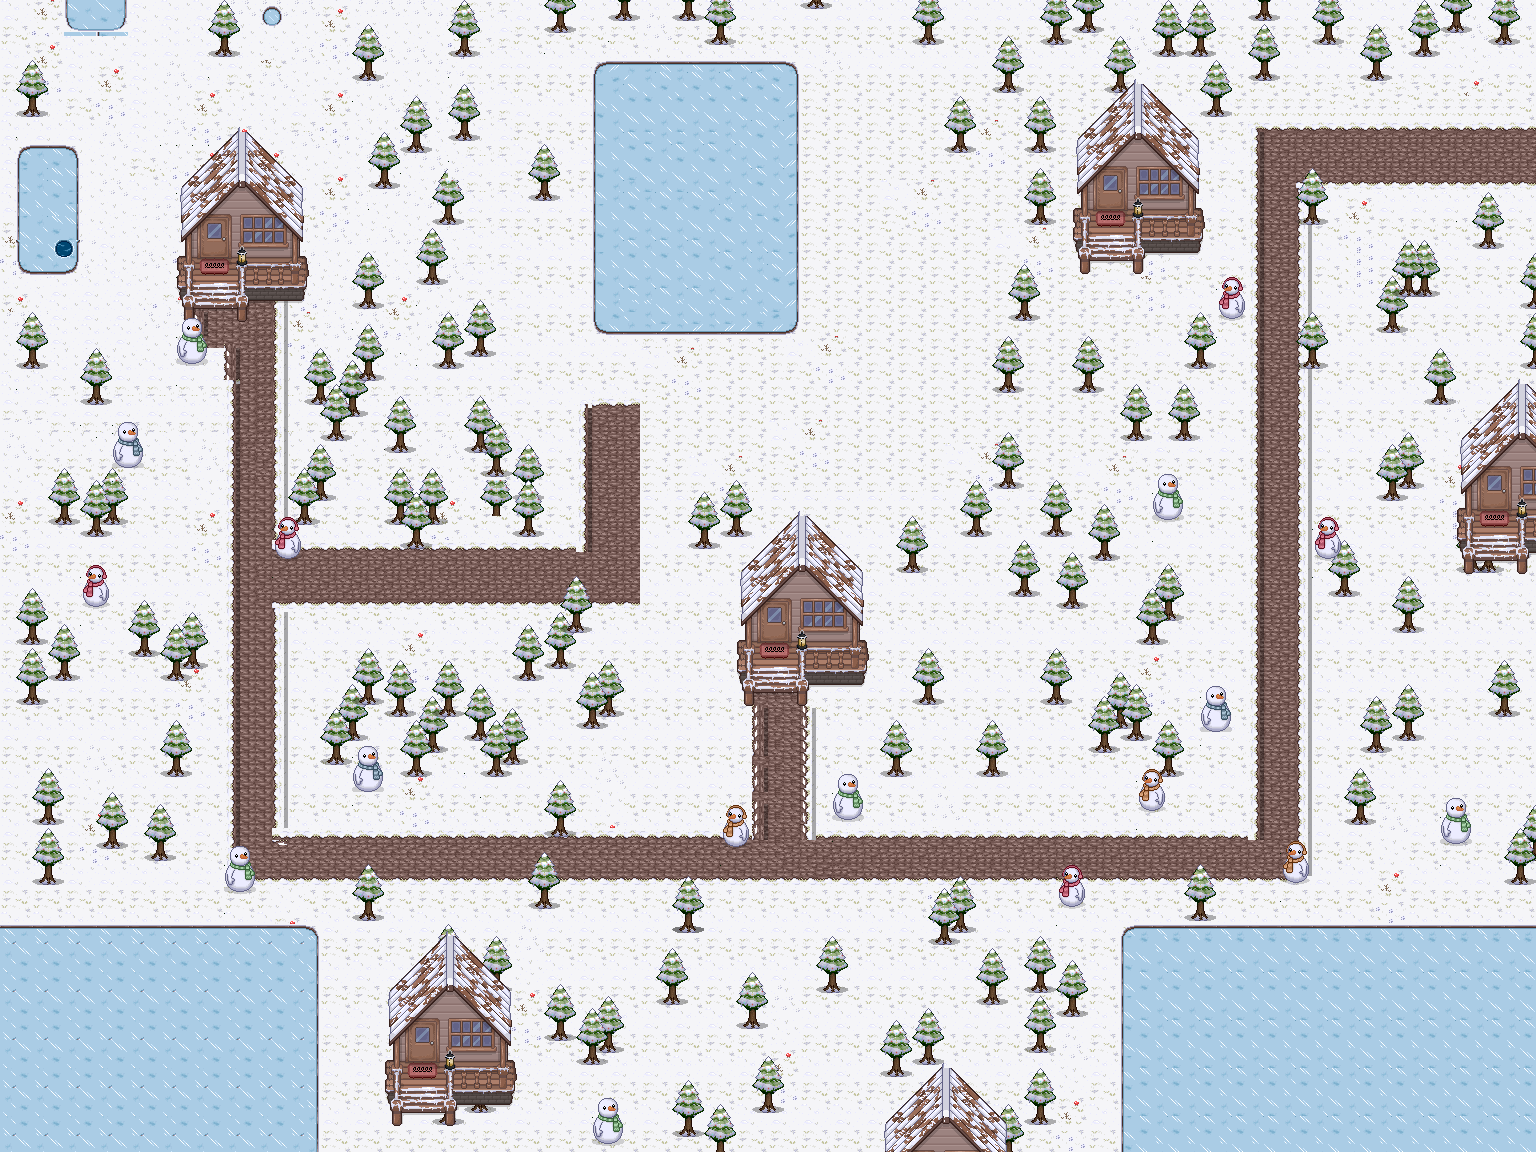

The image is a tile-based game level rendered from a .tmx file. Its description and source (layers, tilesets, objects; grid data summarised) follow:
An orthogonal 96x96 tile map with 16x12 px tiles, 16 tile layers (Floor1, Floor2, Tree1Base, Tree1Top, ...).

<map version="1.10" tiledversion="1.11.2" orientation="orthogonal" renderorder="right-down" width="96" height="96" tilewidth="16" tileheight="12" infinite="0" nextlayerid="20" nextobjectid="1">
 <tileset firstgid="1" source="valley.tsx" />
 <layer id="5" name="Floor1" width="96" height="96" opacity="0.68">
  <data>[9216 cells, 1048 non-empty, 28 distinct tile ids]</data>
 </layer>
 <layer id="1" name="Floor2" width="96" height="96">
  <data>[9216 cells, 9216 non-empty, 46 distinct tile ids]</data>
 </layer>
 <layer id="6" name="Tree1Base" width="96" height="96">
  <properties>
   <property name="collision" type="bool" value="true" />
  </properties>
  <data>[9216 cells, 688 non-empty, 10 distinct tile ids]</data>
 </layer>
 <layer id="14" name="Tree1Top" width="96" height="96">
  <data>[9216 cells, 729 non-empty, 20 distinct tile ids]</data>
 </layer>
 <layer id="7" name="Tree2Base" width="96" height="96">
  <properties>
   <property name="collision" type="bool" value="true" />
  </properties>
  <data>[9216 cells, 987 non-empty, 10 distinct tile ids]</data>
 </layer>
 <layer id="15" name="Tree2Top" width="96" height="96">
  <data>[9216 cells, 1047 non-empty, 16 distinct tile ids]</data>
 </layer>
 <layer id="8" name="Pool1" width="96" height="96">
  <properties>
   <property name="collision" type="bool" value="true" />
  </properties>
  <data>[9216 cells, 1235 non-empty, 54 distinct tile ids]</data>
 </layer>
 <layer id="11" name="Pool2" width="96" height="96">
  <properties>
   <property name="collision" type="bool" value="true" />
  </properties>
  <data>[9216 cells, 4 non-empty, 4 distinct tile ids]</data>
 </layer>
 <layer id="2" name="Home1Base" width="96" height="96">
  <properties>
   <property name="collision" type="bool" value="true" />
  </properties>
  <data>[9216 cells, 504 non-empty, 151 distinct tile ids]</data>
 </layer>
 <layer id="16" name="Home1Top" width="96" height="96">
  <data>[9216 cells, 523 non-empty, 170 distinct tile ids]</data>
 </layer>
 <layer id="3" name="Home2Base" width="96" height="96">
  <properties>
   <property name="collision" type="bool" value="true" />
  </properties>
  <data>[9216 cells, 176 non-empty, 134 distinct tile ids]</data>
 </layer>
 <layer id="17" name="Home2Top" width="96" height="96">
  <data>[9216 cells, 183 non-empty, 139 distinct tile ids]</data>
 </layer>
 <layer id="12" name="Home3Base" width="96" height="96">
  <properties>
   <property name="collision" type="bool" value="true" />
  </properties>
  <data>[9216 cells, 217 non-empty, 84 distinct tile ids]</data>
 </layer>
 <layer id="18" name="Home3Top" width="96" height="96">
  <data>[9216 cells, 286 non-empty, 88 distinct tile ids]</data>
 </layer>
 <layer id="13" name="Snowman1Base" width="96" height="96">
  <properties>
   <property name="collision" type="bool" value="true" />
  </properties>
  <data>[9216 cells, 170 non-empty, 16 distinct tile ids]</data>
 </layer>
 <layer id="19" name="Snowman1Top" width="96" height="96">
  <data>[9216 cells, 246 non-empty, 34 distinct tile ids]</data>
 </layer>
</map>
